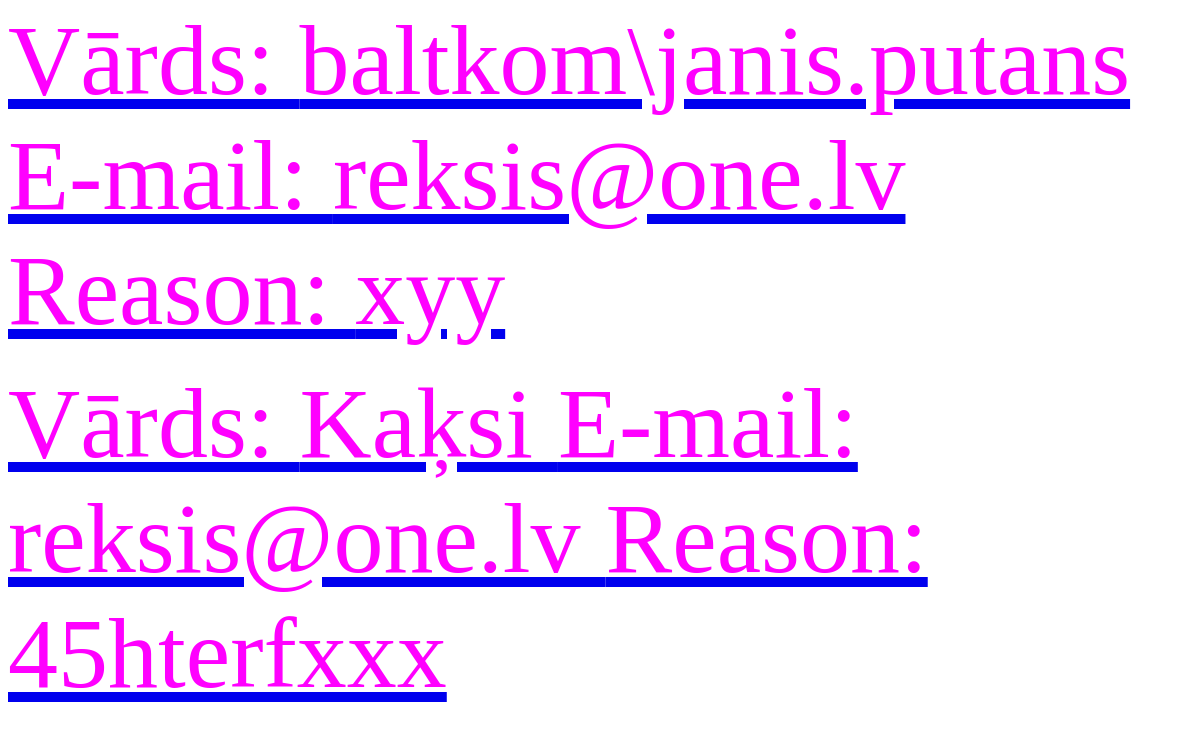
Before: / (lower part) with the older database file.
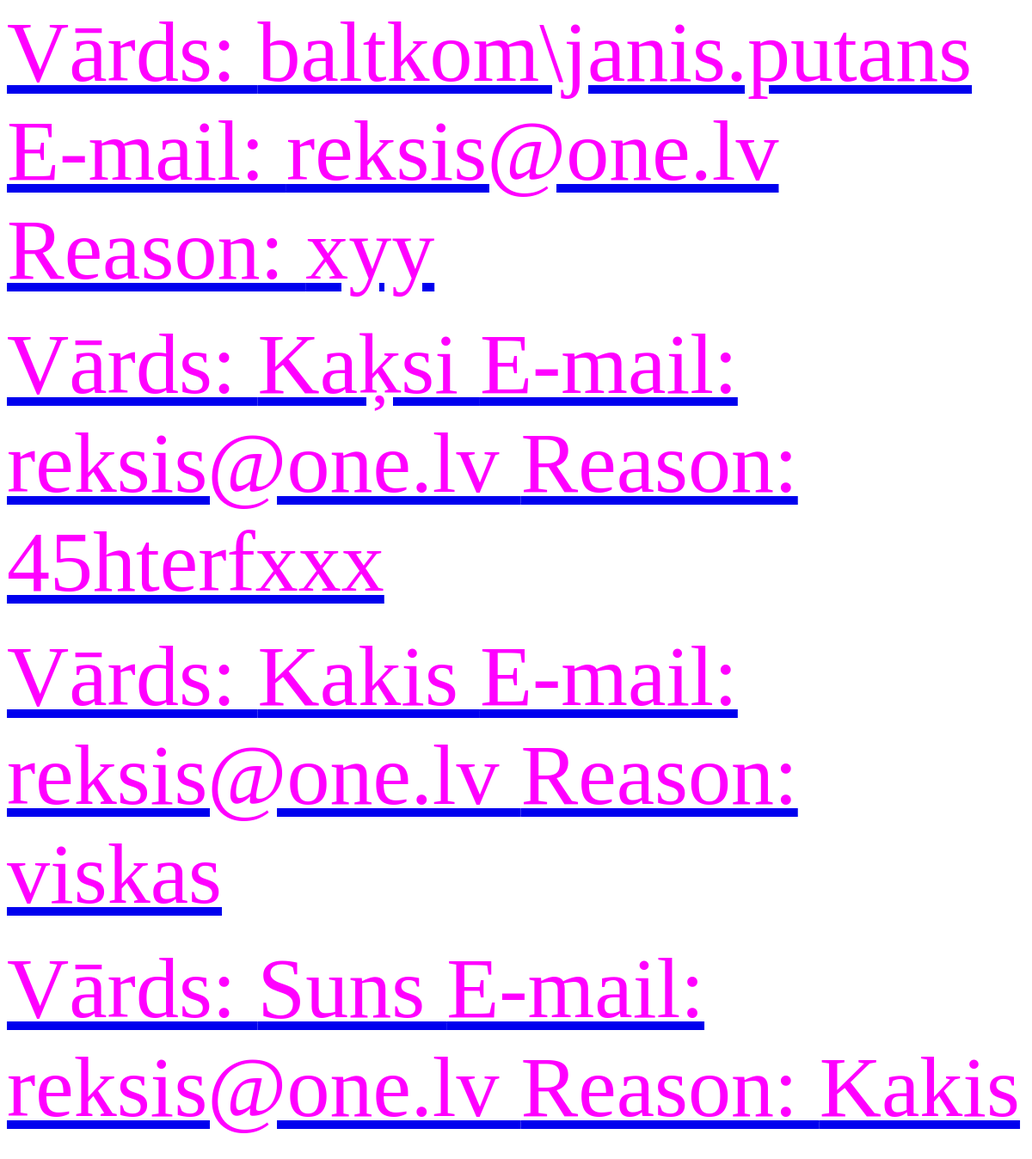
After: the same page with the newer database file.
### insert_db/models.py (models this page shows)
class User(models.Model):
        username = models.CharField(max_length=77)
        e_mail = models.EmailField(max_length=78)
        reason = models.CharField(max_length=78)

### insert_db/views.py (the view)
# urls.py: path('', insert_db.views.get_users),
def get_users(request):
    users = User.objects.all()
    context = {
        'users': users,
    }
    return render(
        request,
        template_name='users.html',
        context=context,
    )

### templates/users.html (shortened to what this page needs)
{% load static %}
<!DOCTYPE html>
<html lang="en">
<head>
        <link rel="stylesheet" type="text/css" href="{% static 'css/style.css' %}"/>
</head>
<body>
        {% for user in users %}
        <a href="{% url 'get_visit' visit_id=user.id %}">
         <div style="color: magenta"> Vārds: {{ user.username }}
             E-mail: {{ user.e_mail }}
             Reason: {{ user.reason }}
         </div><br>
        </a>
        {% endfor %}
</body>
</html>

### static/css/style.css (style rules this page uses)
body { linear-gradient(35deg, rgb(49, 49, 168) , #DDDFD4); color: green; }
div { color:red; font-size: 100px; }

Changed rows visible on the page:
added User: username "Kakis", e_mail "reksis@one.lv", reason "viskas"
added User: username "Suns", e_mail "reksis@one.lv", reason "Kakis"
